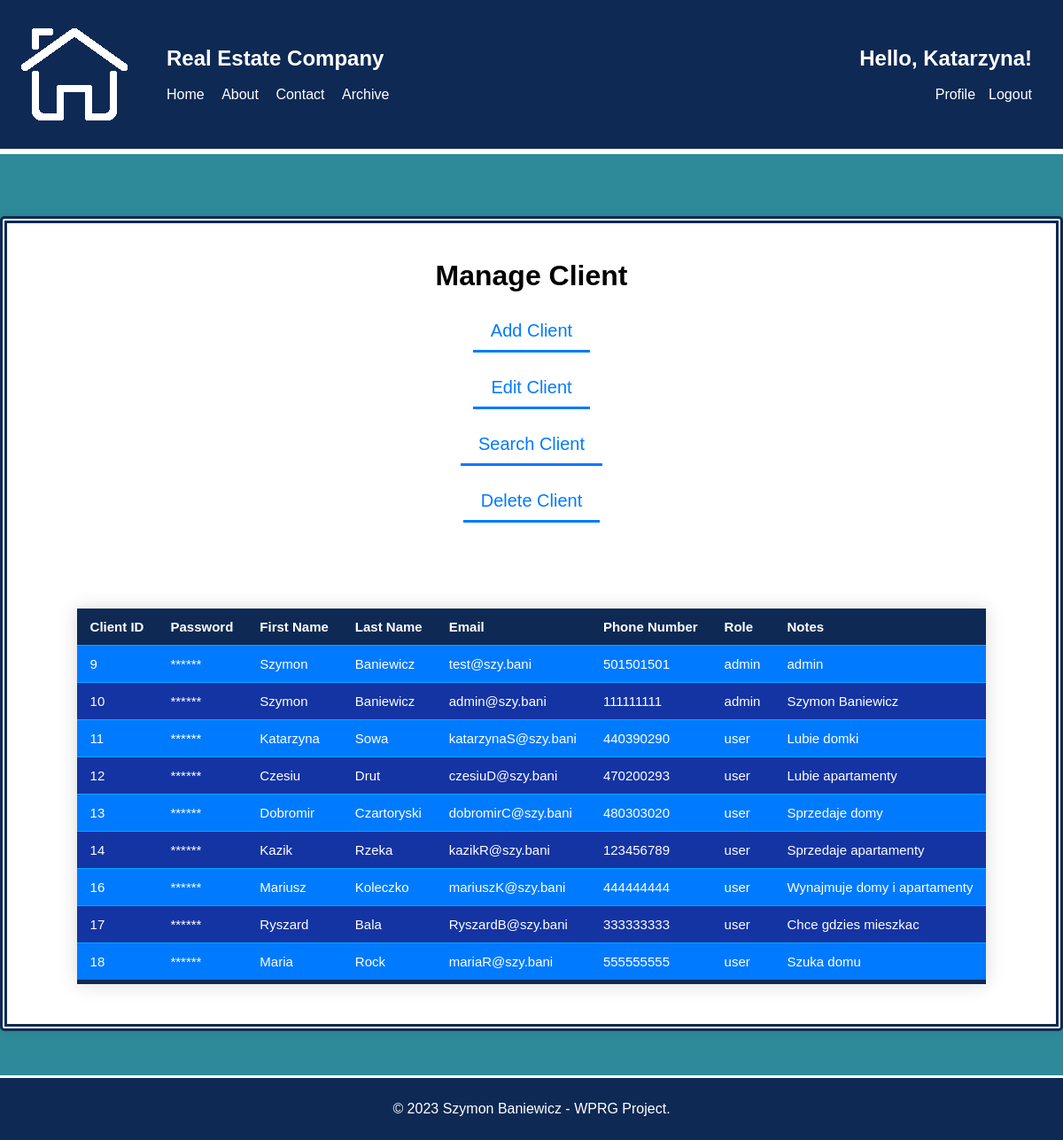
Page /php/CRUD/manage_clients.php (signed in) on the committed database.
### tables this page shows
CREATE TABLE `clients` (
  `Client_ID` int(11) NOT NULL,
  `Password` varchar(60) NOT NULL,
  `First_name` varchar(255) NOT NULL,
  `Last_name` varchar(255) NOT NULL,
  `Email` text NOT NULL,
  `Phone_number` int(11) NOT NULL,
  `role` varchar(50) NOT NULL DEFAULT 'user',
  `Notes` text NOT NULL
);

### php/CRUD/manage_clients.php (the view, shortened to what this page needs)
<?php
require '../config.php';
$error_message = "";
if (!isset($_POST["search_client"])) {
    $query = "SELECT * FROM clients";
    $stmt = $conn->prepare($query);
    $stmt->execute();
    $result = $stmt->get_result();
    $clients = $result->fetch_all(MYSQLI_ASSOC);
}
?>
<!DOCTYPE html>
<html>
<head>
    <link rel="stylesheet" type="text/css" href="../../css/style.css">
</head>
<body>
<header>
    <div class="header-container">
        <div class="left-nav">
            <img src="../../img/logo.png">
            <nav>
                <ul>
                    <li><h1>Real Estate Company</h1></li><br><br>
                    <li><a href="../index.php">Home</a></li>
                    <li><a href="../about.php">About</a></li>
                    <li><a href="../contact.php">Contact</a></li>
                    <li><a href="../archive.php">Archive</a></li>
                </ul>
            </nav>
        </div>
        <?php
        if (isset($_SESSION['login_user'])) {
            echo '<div class="right-nav">';
            echo '<nav>';
            echo '<ul>';
            echo '<li><h1>Hello, ' . $_SESSION['first_name'] . '!</h1></li><br><br>';
            echo '<li><a href="../profile.php">Profile</a></li>';
            echo '<li><a href="../logout.php">Logout</a></li>';
            echo '</ul>';
            echo '</nav>';
            echo '</div>';
        } else {
            header("location: ../login.php");
            exit;
        }
        ?>
    </div>
</header>
<div class="content-section">
<div class="form-container-profile">
    <h1>Manage Client</h1>
    <form method="POST" action="manage_clients.php">
        <input type="button" id="add-client-button" value="Add Client" class="form-button"><br><br>
        <input type="button" id="edit-client-button" value="Edit Client" class="form-button"><br><br>
        <input type="button" id="search-client-button" value="Search Client" class="form-button"><br><br>
        <input type="button" id="delete-client-button" value="Delete Client" class="form-button"><br><br><br>
    </form>
    <br><br>
    <?php if (!empty($error_message)) { ?>
        <p class="error"><?php echo "<div class='error-message'><h3>$error_message</h3></div>"; ?></p>
    <?php } else { ?>
    <div id='client-list'>
    <table id="crud-table">
        <tr>
            <th>Client ID</th>
            <th>Password</th>
            <th>First Name</th>
            <th>Last Name</th>
            <th>Email</th>
            <th>Phone Number</th>
            <th>Role</th>
            <th>Notes</th>
        </tr>
        <?php
            foreach ($clients as $client) {
                echo '<tr>';
                echo '<td>' . $client["Client_ID"] . '</td>';
                echo '<td>******</td>';
                echo '<td>' . $client["First_name"] . '</td>';
                echo '<td>' . $client["Last_name"] . '</td>';
                echo '<td>' . $client["Email"] . '</td>';
                echo '<td>' . $client["Phone_number"] . '</td>';
                echo '<td>' . $client["role"] . '</td>';
                echo '<td>' . $client["Notes"] . '</td>';
                echo '</tr>';
            }
        ?>
    </table>
    </div>
    <?php } ?>
</div>
</div>
<footer>
    <p>&copy; 2023 Szymon Baniewicz - WPRG Project.</p>
</footer>
</body>
</html>

### css/style.css (style rules this page uses)
* { box-sizing: border-box; }
body { margin: 0; padding: 0; font-family: Arial, sans-serif; height: 100%; width: 100%; min-height: 100%; display: flex; flex-direction: column; }
header { background-color: #0E2954; color: #fff; padding: 20px; width: 100%; border-bottom: 3px white solid; }
.header-container { display: flex; flex-direction: row; justify-content: space-between; align-items: center; }
.left-nav, .right-nav { display: flex; align-items: center; list-style-type: none; padding: 0; }
.right-nav { text-align: right; }
.left-nav ul li, .right-nav ul li { list-style-type: none; }
.left-nav a, .right-nav a { color: inherit; text-decoration: none; }
nav ul li { margin-right: 15px; list-style-type: none; display: inline-block; }
header h1 { margin: 0; }
nav ul li a { color: #fff; text-decoration: none; }
.content-section { flex-grow: 1; display: flex; justify-content: center; background-color: #2E8A99; padding: 50px; text-align: center; min-height: calc(100vh - 50px); border-top: 3px white solid; }
footer { color: #fff; padding: 10px; text-align: center; margin-top: auto; width: 100%; background-color: #0E2954; border-top: 3px white solid; }
.form-button { padding: 10px 20px; font-size: 20px; background-color: transparent; color: #000; cursor: pointer; text-decoration: none; transition: color 0.3s, border-bottom-color 0.3s; border: none; color: #007aff; border-bottom: 3px solid #007aff; }
.form-container-profile { display: flex; flex-direction: column; align-items: center; width: 95%; min-width: 1200px; min-height: 330px; background-color: #fff; padding: 20px; border-radius: 5px; box-shadow: 0px 0px 10px 0px rgba(0,0,0,0.1); margin-top: 20px; border: 8px #0E2954 double; }
#crud-table { border-collapse: collapse; margin: 25px 0; font-size: 15px; min-width: 450px; box-shadow: 0 0 20px rgba(0, 0, 0, 0.15); background-color: #1434A4; color: #ffffff; text-align: left; }
#crud-table th { background-color: #0E2954; }
#crud-table th, td { padding: 12px 15px; }
#crud-table tbody tr { border-bottom: 1px solid #00a9ff;; }
#crud-table tbody tr:nth-of-type(even) { background-color: #007aff;; }
#crud-table tbody tr:last-of-type { border-bottom: 5px solid #0E2954; }

### rows in the picture
clients: Client_ID "9", First_name "Szymon", Last_name "Baniewicz", Email "test@szy.bani", Phone_number "501501501", role "admin", Notes "admin"
clients: Client_ID "10", First_name "Szymon", Last_name "Baniewicz", Email "admin@szy.bani", Phone_number "111111111", role "admin", Notes "Szymon Baniewicz"
clients: Client_ID "11", First_name "Katarzyna", Last_name "Sowa", Email "katarzynaS@szy.bani", Phone_number "440390290", role "user", Notes "Lubie domki"
clients: Client_ID "12", First_name "Czesiu", Last_name "Drut", Email "czesiuD@szy.bani", Phone_number "470200293", role "user", Notes "Lubie apartamenty"
clients: Client_ID "13", First_name "Dobromir", Last_name "Czartoryski", Email "dobromirC@szy.bani", Phone_number "480303020", role "user", Notes "Sprzedaje domy"
clients: Client_ID "14", First_name "Kazik", Last_name "Rzeka", Email "kazikR@szy.bani", Phone_number "123456789", role "user", Notes "Sprzedaje apartamenty"
clients: Client_ID "16", First_name "Mariusz", Last_name "Koleczko", Email "mariuszK@szy.bani", Phone_number "444444444", role "user", Notes "Wynajmuje domy i apartamenty"
clients: Client_ID "17", First_name "Ryszard", Last_name "Bala", Email "RyszardB@szy.bani", Phone_number "333333333", role "user", Notes "Chce gdzies mieszkac"
clients: Client_ID "18", First_name "Maria", Last_name "Rock", Email "mariaR@szy.bani", Phone_number "555555555", role "user", Notes "Szuka domu"

### other values in the picture
$_SESSION['first_name'] "Katarzyna"
